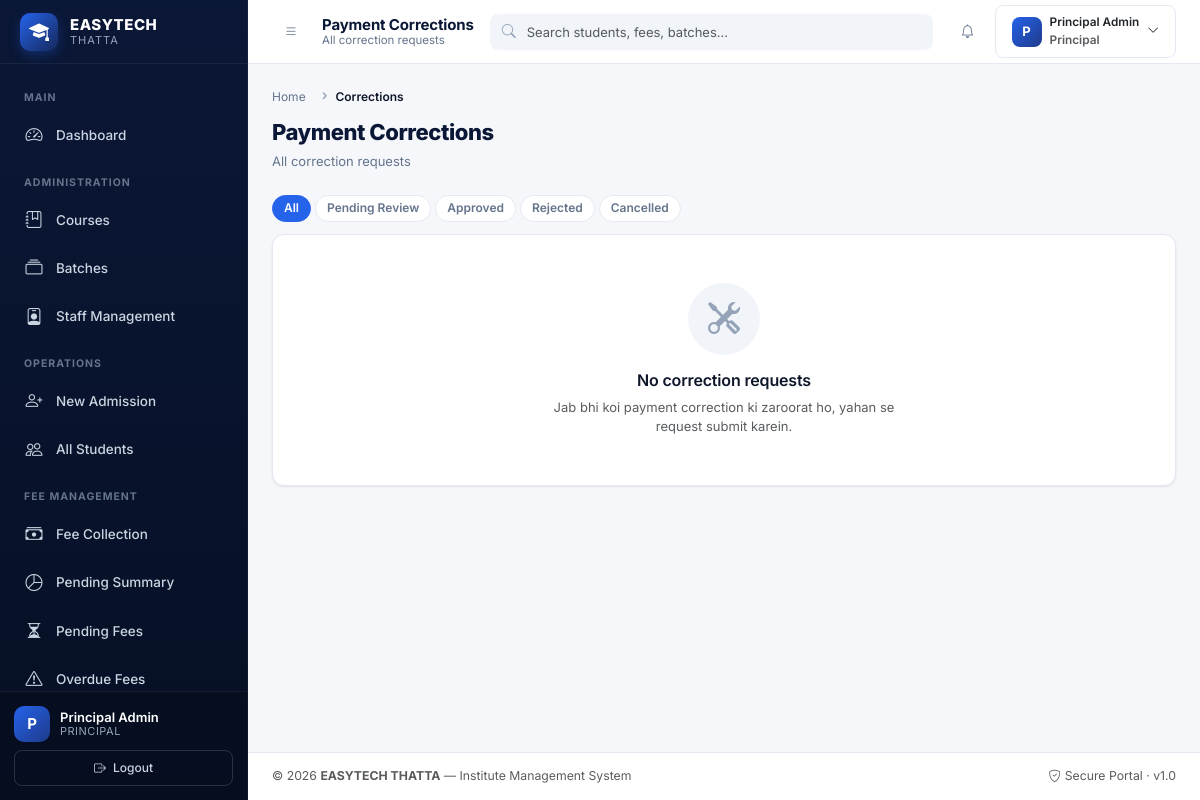
Page /fees/corrections/ (signed in) on the committed database.
### accounts/models.py (models this page shows, shortened)
class CustomUser(AbstractBaseUser, PermissionsMixin):
    ROLE_STAFF = 'staff'
    ROLE_PRINCIPAL = 'principal'
    ROLE_STUDENT = 'student'
    ROLE_CHOICES = (
        ('staff', 'Staff'),
        ('principal', 'Principal'),
        ('student', 'Student'),  # <--- YEH NAYA ROLE HAI
    )
    linked_student = models.OneToOneField(
        'students.Student',
        on_delete=models.CASCADE,
        null=True,
        blank=True,
        related_name='user_account',
        help_text="Link to the student profile if this is a student account."
    )
    username = models.CharField(
        max_length=50,
        unique=True,
        db_index=True,
        help_text="Login username (e.g., staff01, principal01).",
    )
    full_name = models.CharField(
        max_length=150,
        blank=True,
        help_text="Display name shown across the dashboard.",
    )
    phone = models.CharField(
        max_length=20,
        blank=True,
        help_text="Contact number (optional).",
    )
    role = models.CharField(
        max_length=20,
        choices=ROLE_CHOICES,
        default=ROLE_STAFF,
        db_index=True,
        help_text="Determines portal access: Staff or Principal.",
    )
    is_staff = models.BooleanField(
        default=False,
        help_text="Grants access to Django admin site.",
    )
    is_active = models.BooleanField(
        default=True,
        help_text="Inactive users cannot log in.",
    )
    date_joined = models.DateTimeField(default=timezone.now, editable=False)
    last_login = models.DateTimeField(blank=True, null=True, editable=False)
    objects = CustomUserManager()
    USERNAME_FIELD = 'username'
    REQUIRED_FIELDS = []  # createsuperuser will only prompt for username + password
    class Meta:
        ordering = ['-date_joined']
        verbose_name = 'User'
        verbose_name_plural = 'Users'
        indexes = [
            models.Index(fields=['role', 'is_active']),
        ]
    @property
    def is_principal(self) -> bool:
        return self.role == self.ROLE_PRINCIPAL
    def get_short_name(self) -> str:
        return self.full_name.split(' ')[0] if self.full_name else self.username
    def get_full_name(self) -> str:
        return self.full_name.strip() or self.username

### fees/views.py (the view)
# urls.py: path('corrections/', views.corrections_list, name='corrections_list'),
@any_portal_user
@require_http_methods(["GET"])
def corrections_list(request):
    status_filter = request.GET.get('status', 'all')
    qs = (
        PaymentCorrectionRequest.objects
        .select_related(
            'payment__obligation__student',
            'requested_by', 'reviewed_by',
        )
        .order_by('-created_at')
    )
    if not request.user.is_principal:
        qs = qs.filter(requested_by=request.user)
    if status_filter in dict(PaymentCorrectionRequest.STATUS_CHOICES):
        qs = qs.filter(status=status_filter)
    pending_count = PaymentCorrectionRequest.objects.filter(
        status=PaymentCorrectionRequest.STATUS_PENDING,
    ).count() if request.user.is_principal else (
        PaymentCorrectionRequest.objects.filter(
            status=PaymentCorrectionRequest.STATUS_PENDING,
            requested_by=request.user,
        ).count()
    )
    context = {
        'page_title': 'Payment Corrections',
        'page_subtitle': (
            'All correction requests' if request.user.is_principal
            else 'Your correction requests'
        ),
        'active_menu': 'corrections',
        'corrections': qs,
        'status_filter': status_filter,
        'status_choices': PaymentCorrectionRequest.STATUS_CHOICES,
        'pending_count': pending_count,
        'is_principal': request.user.is_principal,
        'crumbs': [
            {'label': 'Home', 'url': reverse('accounts:redirect_after_login')},
            {'label': 'Corrections'},
        ],
    }
    return render(request, 'fees/corrections_list.html', context)

### templates/fees/corrections_list.html (shortened to what this page needs)
{% extends 'base/base.html' %}
{% block content %}
{% include 'base/partials/page-header.html' with title="Payment Corrections" description=page_subtitle %}
<div class="badge-group mb-3">
    <a href="?status=all" class="badge-tab {% if not status_filter or status_filter == 'all' %}active{% endif %}">
        All
    </a>
    {% for val, label in status_choices %}
        <a href="?status={{ val }}" class="badge-tab {% if status_filter == val %}active{% endif %}">
            {{ label }}
        </a>
    {% endfor %}
</div>
<div class="app-card">
    <div class="app-card-body p-0">
        {% if corrections %}
            <div class="table-responsive">
                <table class="table app-table table-hover mb-0">
                    <thead>
                        <tr>
                            <th style="width: 70px;">#</th>
                            <th>Payment</th>
                            <th>Type</th>
                            <th>Requested By</th>
                            <th>Reason</th>
                            <th style="width: 130px;">Submitted</th>
                            <th style="width: 110px;">Status</th>
                            <th class="text-end" style="width: 100px;">Action</th>
                        </tr>
                    </thead>
                    <tbody>
                        {% for c in corrections %}
                            <tr>
                                <td><span class="fw-semibold">#{{ c.pk }}</span></td>
                                <td>
                                    <div class="text-small fw-semibold">{{ c.payment.obligation.student.student_name }}</div>
                                    <div class="text-tiny text-muted" style="font-family: monospace;">
                                        {{ c.payment.transaction_id }}
                                    </div>
                                    <div class="text-tiny text-muted">
                                        Rs. {{ c.payment.amount|floatformat:2 }}
                                    </div>
                                </td>
                                <td>
                                    <span class="badge bg-secondary-subtle text-secondary-emphasis">
                                        {{ c.get_correction_type_display }}
                                    </span>
                                </td>
                                <td><span class="text-small">{{ c.requested_by.get_full_name }}</span></td>
                                <td>
                                    <span class="text-small text-muted">{{ c.reason|truncatechars:50 }}</span>
                                </td>
                                <td><span class="text-small">{{ c.created_at|date:"d M · H:i" }}</span></td>
                                <td>
                                    {% if c.status == 'pending' %}
                                        <span class="badge-status badge-warning">Pending</span>
                                    {% elif c.status == 'approved' %}
                                        <span class="badge-status badge-success">Approved</span>
                                    {% elif c.status == 'rejected' %}
                                        <span class="badge-status badge-danger">Rejected</span>
                                    {% elif c.status == 'cancelled' %}
                                        <span class="badge-status badge-secondary">Cancelled</span>
                                    {% endif %}
                                </td>
                                <td class="text-end">
                                    <a href="{% url 'fees:correction_detail' c.pk %}" class="btn btn-sm btn-outline-primary">
                                        <i class="bi bi-eye me-1"></i>View
                                    </a>
                                </td>
                            </tr>
                        {% endfor %}
                    </tbody>
                </table>
            </div>
        {% else %}
            {% include 'base/partials/empty-state.html' with icon="tools" title="No correction requests" message="Jab bhi koi payment correction ki zaroorat ho, yahan se request submit karein." %}
        {% endif %}
    </div>
</div>
{% endblock %}

### templates/base/partials/sidebar.html (shortened to what this page needs)
{% load static %}
<aside class="app-sidebar" id="appSidebar" aria-label="Sidebar navigation">
    <div class="sidebar-brand">
        <div class="sidebar-brand-icon">
            <i class="bi bi-mortarboard-fill"></i>
        </div>
        <div class="sidebar-brand-text">
            <span class="brand-name">EASYTECH</span>
            <span class="brand-sub">Thatta</span>
        </div>
    </div>
    <nav class="sidebar-nav">
        <div class="nav-section">Main</div>
                {% if request.user.role == 'student' %}
            <div class="nav-section">My Portal</div>
            <a href="{% url 'dashboard:student' %}"
               class="nav-link {% if active_menu == 'dashboard' %}active{% endif %}">
                <i class="bi bi-speedometer2"></i>
                <span>My Dashboard</span>
            </a>
            <a href="{% url 'dashboard:student_profile' %}"
               class="nav-link {% if active_menu == 'profile' %}active{% endif %}">
                <i class="bi bi-person-vcard"></i>
                <span>My Profile</span>
            </a>
            <a href="{% url 'dashboard:student_ledger' %}"
               class="nav-link {% if active_menu == 'ledger' %}active{% endif %}">
                <i class="bi bi-receipt"></i>
                <span>My Fee Ledger</span>
            </a>
            <a href="{% url 'dashboard:student_print' %}" target="_blank"
               class="nav-link">
                <i class="bi bi-printer"></i>
                <span>Print Admission Form</span>
            </a>
        {% elif request.user.is_principal %}
            <a href="{% url 'dashboard:principal' %}"
               class="nav-link {% if active_menu == 'dashboard' %}active{% endif %}">
                <i class="bi bi-speedometer2"></i>
                <span>Dashboard</span>
            </a>
            <div class="nav-section">Administration</div>
            <a href="{% url 'courses:list' %}"
               class="nav-link {% if active_menu == 'courses' %}active{% endif %}">
                <i class="bi bi-journal-bookmark"></i>
                <span>Courses</span>
            </a>
            <a href="{% url 'batches:list' %}"
               class="nav-link {% if active_menu == 'batches' %}active{% endif %}">
                <i class="bi bi-collection"></i>
                <span>Batches</span>
            </a>
            <a href="{% url 'staff:list' %}"
               class="nav-link {% if active_menu == 'staff' %}active{% endif %}">
                <i class="bi bi-person-badge"></i>
                <span>Staff Management</span>
            </a>
            <div class="nav-section">Operations</div>
            <a href="{% url 'students:create' %}"
               class="nav-link {% if active_menu == 'new_admission' %}active{% endif %}">
                <i class="bi bi-person-plus"></i>
                <span>New Admission</span>
            </a>
            <a href="{% url 'students:list' %}"
               class="nav-link {% if active_menu == 'students' %}active{% endif %}">
                <i class="bi bi-people"></i>
                <span>All Students</span>
            </a>
            <div class="nav-section">Fee Management</div>
            <a href="{% url 'fees:collection_dashboard' %}"
               class="nav-link {% if active_menu == 'fee_collection' %}active{% endif %}">
                <i class="bi bi-cash-stack"></i>
                <span>Fee Collection</span>
            </a>
            <a href="{% url 'fees:pending_summary' %}"
               class="nav-link {% if active_menu == 'pending_summary' %}active{% endif %}">
                <i class="bi bi-pie-chart"></i>
                <span>Pending Summary</span>
            </a>
            <a href="{% url 'fees:pending_fees' %}"
               class="nav-link {% if active_menu == 'pending_fees' %}active{% endif %}">
                <i class="bi bi-hourglass-split"></i>
                <span>Pending Fees</span>
            </a>
            <a href="{% url 'fees:overdue_fees' %}"
               class="nav-link {% if active_menu == 'overdue_fees' %}active{% endif %}">
                <i class="bi bi-exclamation-triangle"></i>
                <span>Overdue Fees</span>
            </a>
        {% endif %}
    </nav>
    <div class="sidebar-footer">
        <div class="sidebar-user">
            <div class="user-avatar">
                {{ request.user.get_short_name|slice:":1"|upper }}
            </div>
            <div class="user-info">
                <span class="user-name">{{ request.user.get_full_name }}</span>
                <span class="user-role">{{ request.user.get_role_display }}</span>
            </div>
        </div>
        <form method="post" action="{% url 'accounts:logout' %}" class="mt-2">
            <button type="submit" class="btn btn-sm btn-outline-light w-100">
                <i class="bi bi-box-arrow-right me-1"></i> Logout
            </button>
        </form>
    </div>
</aside>

### templates/base/partials/navbar.html (shortened to what this page needs)
<header class="app-navbar" role="banner">
    <div class="navbar-left">
        <button class="btn btn-icon" id="sidebarToggle" type="button" aria-label="Toggle sidebar">
            <i class="bi bi-list"></i>
        </button>
        <div class="navbar-title-wrap">
            <h1 class="navbar-title">{{ page_title|default:"Dashboard" }}</h1>
            {% if page_subtitle %}
                <p class="navbar-subtitle">{{ page_subtitle }}</p>
            {% endif %}
        </div>
    </div>
    {% include 'base/partials/search.html' %}
    <div class="navbar-right">
        {% include 'base/partials/notifications.html' %}
        <div class="dropdown">
            <button class="btn btn-profile d-flex align-items-center gap-2"
                    type="button"
                    data-bs-toggle="dropdown"
                    aria-expanded="false">
                <span class="user-avatar-sm">
                    {{ request.user.get_short_name|slice:":1"|upper }}
                </span>
                <span class="d-none d-md-inline text-start">
                    <span class="d-block small fw-semibold">{{ request.user.get_full_name }}</span>
                    <span class="d-block small text-muted">{{ request.user.get_role_display }}</span>
                </span>
                <i class="bi bi-chevron-down small"></i>
            </button>
        </div>
    </div>
</header>

### static/css/design-system.css (style rules this page uses)
:root { --sp-0: 0; --sp-1: 4px; --sp-2: 8px; --sp-3: 12px; --sp-4: 16px; --sp-5: 20px; --sp-6: 24px; --sp-7: 28px; --sp-8: 32px; --sp-10: 40px; --sp-12: 48px; --sp-16: 64px; --fs-11: 11px; --fs-12: 12px; --fs-13: 13px; --fs-14: 14px; --fs-15: 15px; --fs-16: 16px; --fs-18: 18px; --fs-20: 20px; --fs-22: 22px; --fs-24: 24px; --fs-28: 28px; --fs-32: 32px; --fw-regular: 400; --fw-medium: 500; --fw-semibold: 600; --fw-bold: 700; --fw-extrabold: 800; --z-base: 1; --z-dropdown: 1000; --z-sticky: 1020; --z-fixed: 1030; --z-backdrop: 1035; --z-sidebar: 1040; --z-modal-backdrop: 1050; --z-modal: 1055; --z-toast: 1080; --bg-success-soft: #ecfdf5; --bg-warning-soft: #fffbeb; --bg-danger-soft: #fef2f2; --bg-info-soft: #eff6ff; --bg-muted-soft: #f1f5f9; }
body { font-size: var(--fs-14); line-height: 1.55; }
h1, .h1 { font-size: var(--fs-28); font-weight: var(--fw-bold); }
.mt-2 { margin-top: var(--sp-2) !important; }
.mb-3 { margin-bottom: var(--sp-3) !important; }
.gap-2 { gap: var(--sp-2) !important; }

### static/css/components.css (style rules this page uses)
.app-card { background: var(--bg-card); border: 1px solid var(--border); border-radius: var(--radius-md); box-shadow: var(--shadow-sm); transition: box-shadow var(--transition), transform var(--transition); overflow: hidden; }
.app-card-body { padding: var(--sp-5); }
.badge-group { display: inline-flex; flex-wrap: wrap; gap: var(--sp-1); }
.badge-tab { display: inline-flex; align-items: center; gap: 4px; padding: 5px 11px; font-size: var(--fs-12); font-weight: var(--fw-semibold); border-radius: 999px; border: 1px solid var(--border); background: var(--bg-card); color: var(--text-secondary); text-decoration: none; cursor: pointer; transition: all var(--transition-fast); line-height: 1.2; }
.badge-tab.active { background: var(--accent); border-color: var(--accent); color: #ffffff; }

### rows in the picture
CustomUser: user.get_short_name "P", user.get_full_name "Principal Admin", user.role "PRINCIPAL", user.role "Principal"

### other values in the picture
{{ page_title|default:"Dashboard" }} "Payment Corrections"
{{ page_subtitle }} "All correction requests"
{{ crumb.label }} "Home"
{{ crumb.label }} "Corrections"
{{ title|default:"Untitled Page" }} "Payment Corrections"
{{ description }} "All correction requests"
{{ label }} "Pending Review" "Approved" "Rejected" "Cancelled"
{{ title|default:"Nothing here yet" }} "No correction requests"
{{ message }} "Jab bhi koi payment correction ki zaroorat ho, yahan se request submit karein."
